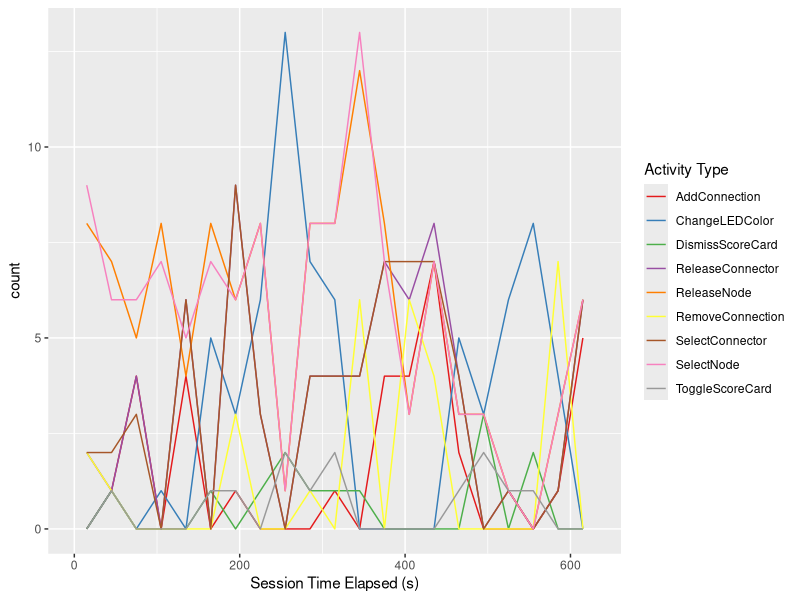
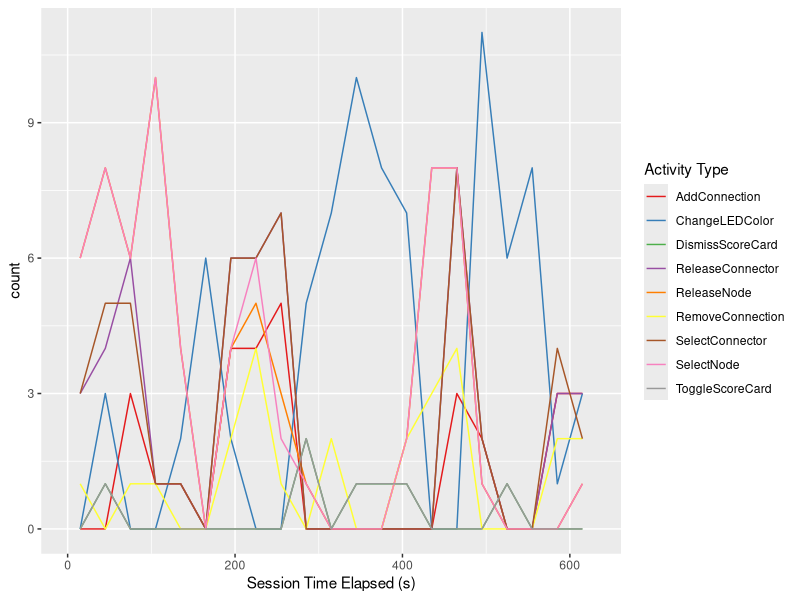

Recreate these plots in R, in order.
# Required libraries
library(ggplot2)
library(plyr)
library(lubridate)

player13M <- read.csv(file="2013.12.10-01-actions.log.csv",
                      header=TRUE,
                      stringsAsFactors=FALSE)

player12M <- read.csv(file="2013.12.10-02-actions.log.csv",
                      header=TRUE,
                      stringsAsFactors=FALSE)

cleanData <- function(input) {
  input <- renameColumnHeaders(input)
  input["timestamp"] <- formatTimestamps(input[, "timestamp"])
  input <- excludeActivityTypesFromData(input)
  return(as.data.frame(input))
}

excludeActivityTypesFromData <- function(input) {
  output <- subset(input,
                   activityType != "StartTouch" &
                   activityType != "EndTouch")
  return(output)
}

formatTimestamps <- function(timestamps) {
  return(
    ymd_hms(timestamps)
  )
}

renameColumnHeaders <- function(input) {
  return(
    rename(input, c("time_stamp"              = "timestamp",
                    "sec_since_session_start" = "secondsSinceSessionStart",
                    "data"                    = "logData",
                    "screen_position"         = "screenPosition",
                    "X__class__"              = "activityType")
    )
  )
}

player13M <- cleanData(player13M)
player12M <- cleanData(player12M)

## Plots

initializePlot <- function(input) {
  p <- ggplot(aes(x = secondsSinceSessionStart),
              data = input)
  p <- p + xlab("Session Time Elapsed (s)")
  return(p)
}

activityTypeOverTime <- function(input) {
  p <- initializePlot(input)
  p <- p + geom_line(aes(y = ..count..,
                    color = as.factor(activityType),
                    group = as.factor(activityType)), 
                stat="bin",
                binwidth=30,
                origin=0,
                right=FALSE)
  p <- p + scale_color_brewer(palette="Set1",
                              name = "Activity Type")
  
  return(p)
}



p12M <- activityTypeOverTime(player12M)
p13M <- activityTypeOverTime(player13M)

print(p12M)
print(p13M)
